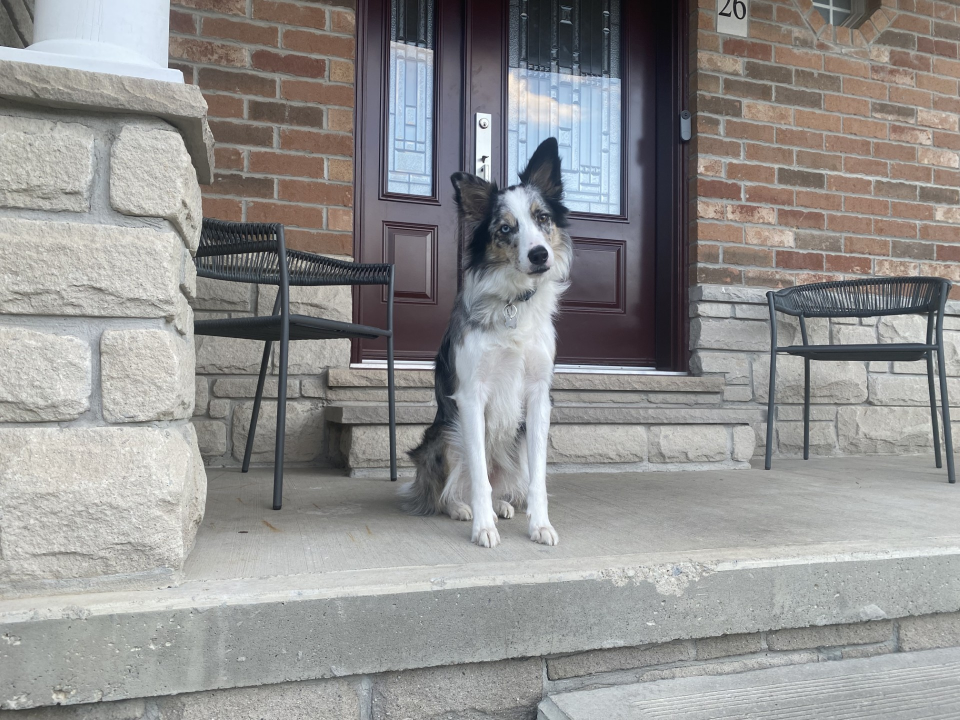
#> input picture images/dog1.jpg, 1920 x 1440 px (shown at 1/2 size)
$ python -i image-stitching.py   (imports and definitions only)
#> lines starting #> are read from the running program, lines starting #| are printed output that depends on the picture
#Import Libraries to be used

import cv2
import numpy as np
import matplotlib.pyplot as plt
import PySimpleGUI as sg

def load_images(image_paths):
    images = [cv2.imread(path) for path in image_paths]
    for i, img in enumerate(images):
        plt.figure()
        plt.title(f"Image {i+1}")
        plt.imshow(cv2.cvtColor(img, cv2.COLOR_BGR2RGB))
    plt.show()
    return images

def detect_and_match_features(img1, img2, use_sift=True):
    if use_sift:
        # Initialize SIFT detector
        sift = cv2.SIFT_create()
        kp1, des1 = sift.detectAndCompute(img1, None)
        kp2, des2 = sift.detectAndCompute(img2, None)
    else:
        # Initialize ORB detector
        orb = cv2.ORB_create()
        kp1, des1 = orb.detectAndCompute(img1, None)
        kp2, des2 = orb.detectAndCompute(img2, None)

    # Use FLANN or Brute Force Matcher
    bf = cv2.BFMatcher(cv2.NORM_L2, crossCheck=True) if use_sift else cv2.BFMatcher(cv2.NORM_HAMMING, crossCheck=True)
    matches = bf.match(des1, des2)
    matches = sorted(matches, key=lambda x: x.distance)

    matched_img = cv2.drawMatches(img1, kp1, img2, kp2, matches[:50], None, flags=cv2.DrawMatchesFlags_NOT_DRAW_SINGLE_POINTS)
    plt.imshow(matched_img)
    plt.title("Feature Matching")
    plt.show()

    return kp1, kp2, matches

def compute_homography_and_warp(kp1, kp2, matches, img1, img2):
    src_pts = np.float32([kp1[m.queryIdx].pt for m in matches]).reshape(-1, 1, 2)
    dst_pts = np.float32([kp2[m.trainIdx].pt for m in matches]).reshape(-1, 1, 2)

    H, mask = cv2.findHomography(src_pts, dst_pts, cv2.RANSAC, 5.0)
    height, width, channels = img2.shape
    warped_img = cv2.warpPerspective(img1, H, (width, height))

    plt.imshow(cv2.cvtColor(warped_img, cv2.COLOR_BGR2RGB))
    plt.title("Warped Image")
    plt.show()

    return warped_img

def blend_images(img1, img2):
    blended_img = cv2.addWeighted(img1, 0.5, img2, 0.5, 0)
    plt.imshow(cv2.cvtColor(blended_img, cv2.COLOR_BGR2RGB))
    plt.title("Blended Image")
    plt.show()
    return blended_img

def stitch_images(images):
    base_img = images[0]
    for i in range(1, len(images)):
        kp1, kp2, matches = detect_and_match_features(base_img, images[i])
        warped_img = compute_homography_and_warp(kp1, kp2, matches, base_img, images[i])
        base_img = blend_images(warped_img, images[i])
    return base_img


def panoramic_gui():
    layout = [
        [sg.Text("Select Images for Panorama")],
        [sg.Input(key="FILES", enable_events=True, visible=False), sg.FilesBrowse("Browse", file_types=(("Image Files", "*.jpg;*.png"),))],
        [sg.Button("Stitch Images"), sg.Exit()]
    ]

    window = sg.Window("Panoramic Stitching Tool", layout)

    while True:
        event, values = window.read()
        if event in (sg.WINDOW_CLOSED, "Exit"):
            break
        if event == "Stitch Images":
            image_paths = values["FILES"].split(";")
            images = load_images(image_paths)
            stitched_image = stitch_images(images)
            plt.imshow(cv2.cvtColor(stitched_image, cv2.COLOR_BGR2RGB))
            plt.title("Panoramic Image")
            plt.show()

    window.close()

>>> import cv2
>>> picture = cv2.imread('images/dog1.jpg', cv2.IMREAD_GRAYSCALE)
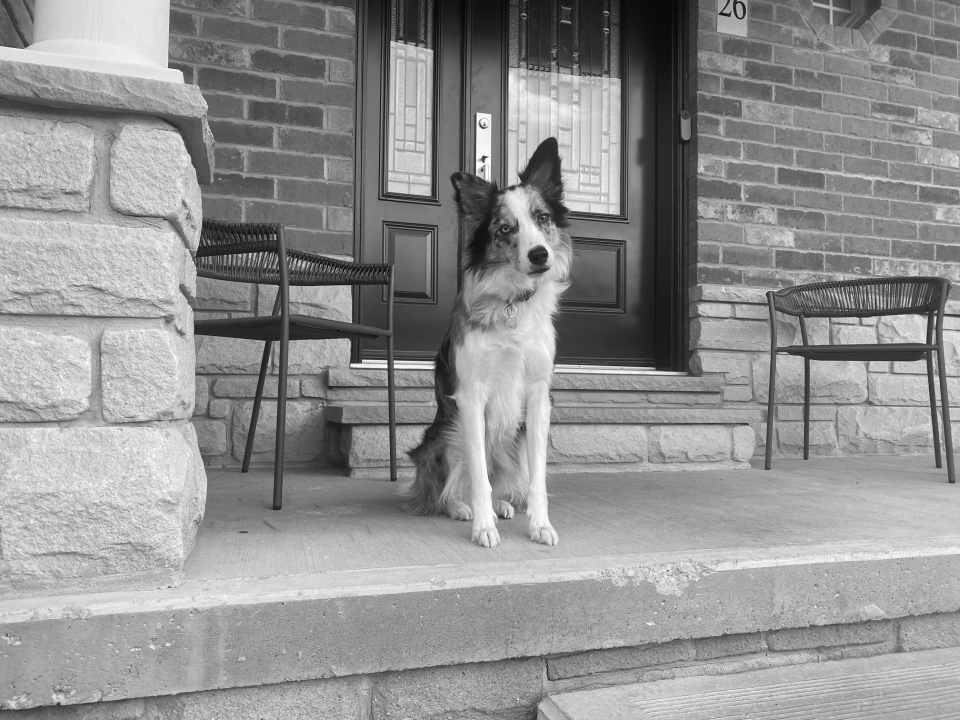
#> picture: shape (1440, 1920) (shown at 1/2 size); min 2, max 255, mean 145.3
>>> result = stitch_images(picture)
#> in stitch_images, `base_img = images[0]`: base_img = 1920 values, max 232 at index 256, min 7 at index 925, mean 89.2
#> the loop in stitch_images, `for i in range(1, len(images)):` made 1 pass
#> pass 1, in detect_and_match_features, `plt.show()`:
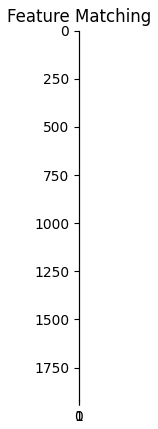
#> figure drawn by matplotlib, 1 panel
#> (the run stopped early here; a loop or call above may not have finished)

$ run again, on images/dog2.jpg
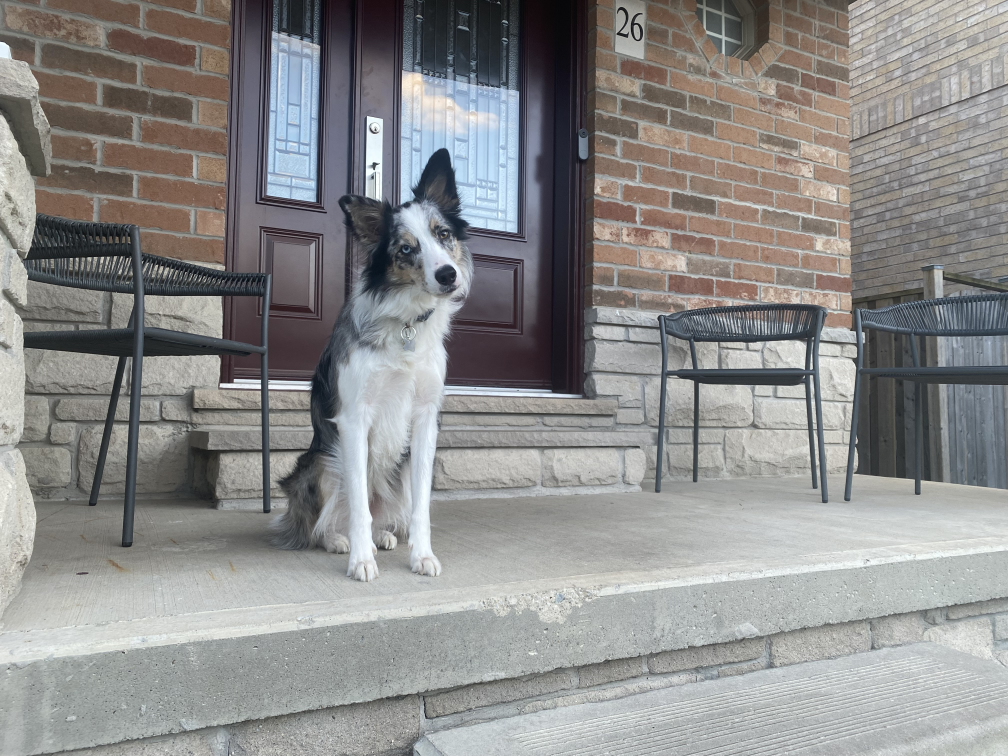
#> input picture images/dog2.jpg, 4032 x 3024 px (shown at 1/4 size)
#> `picture = cv2.imread('images/dog1.jpg', cv2.IMREAD_GRAYSCALE)`:
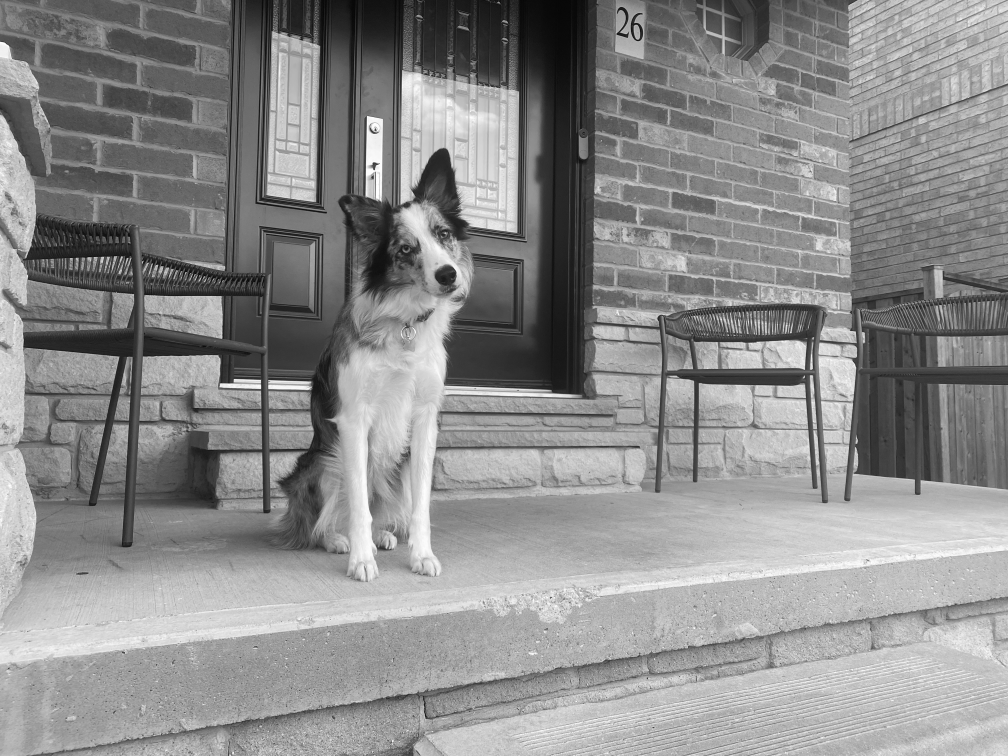
#> picture: shape (3024, 4032) (shown at 1/4 size); min 0, max 255, mean 140.4
#> base_img = 4032 values, max 222 at index 3474, min 4 at index 1959, mean 79.06
#> the loop in stitch_images, `for i in range(1, len(images)):` made 1 pass
#> pass 1, in detect_and_match_features, `plt.show()`:
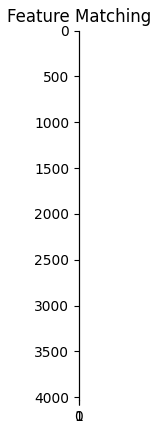
#> figure drawn by matplotlib, 1 panel

$ run again, on images/ex1.jpg
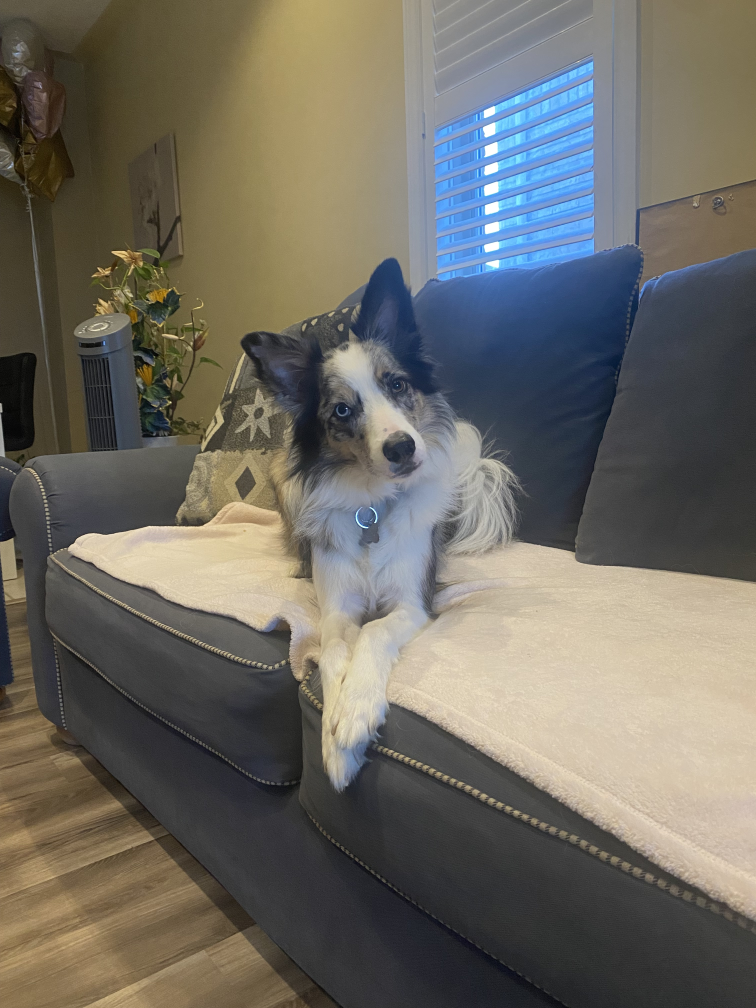
#> input picture images/ex1.jpg, 3024 x 4032 px (shown at 1/4 size)
#> `picture = cv2.imread('images/dog1.jpg', cv2.IMREAD_GRAYSCALE)`:
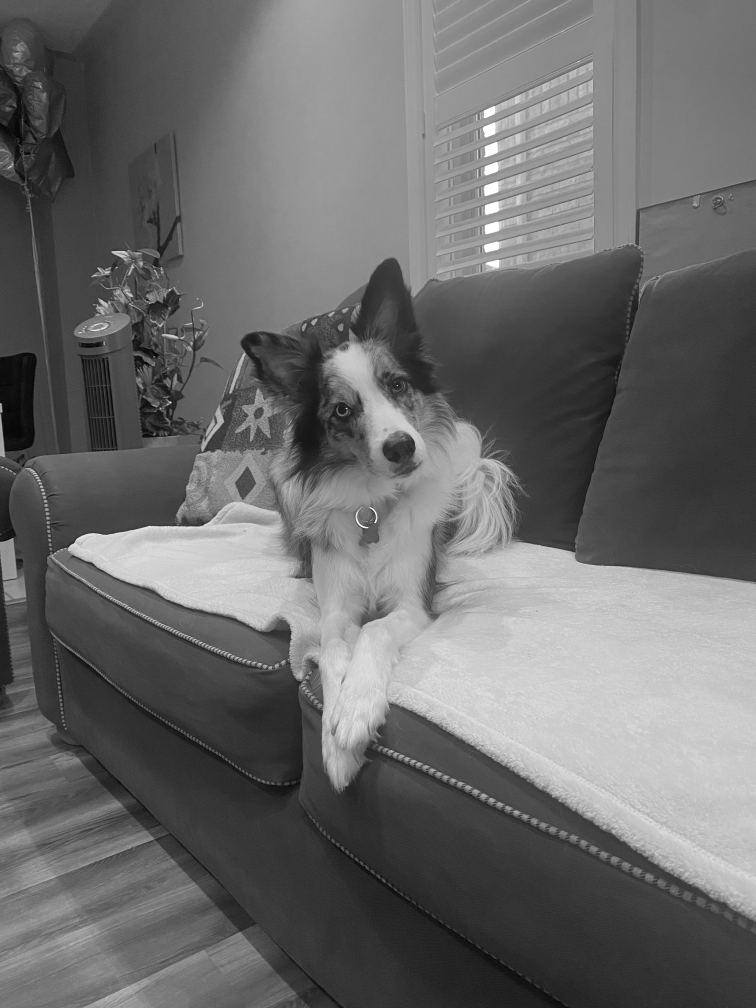
#> picture: shape (4032, 3024) (shown at 1/4 size); min 0, max 255, mean 106.8
#> base_img = 3024 values, max 181 at index 2119, min 67 at index 465, mean 119.9
#> the loop in stitch_images, `for i in range(1, len(images)):` made 1 pass
#> pass 1, in detect_and_match_features, `plt.show()`:
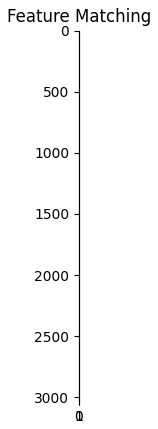
#> figure drawn by matplotlib, 1 panel

$ run again, on images/ex2-img1.jpg
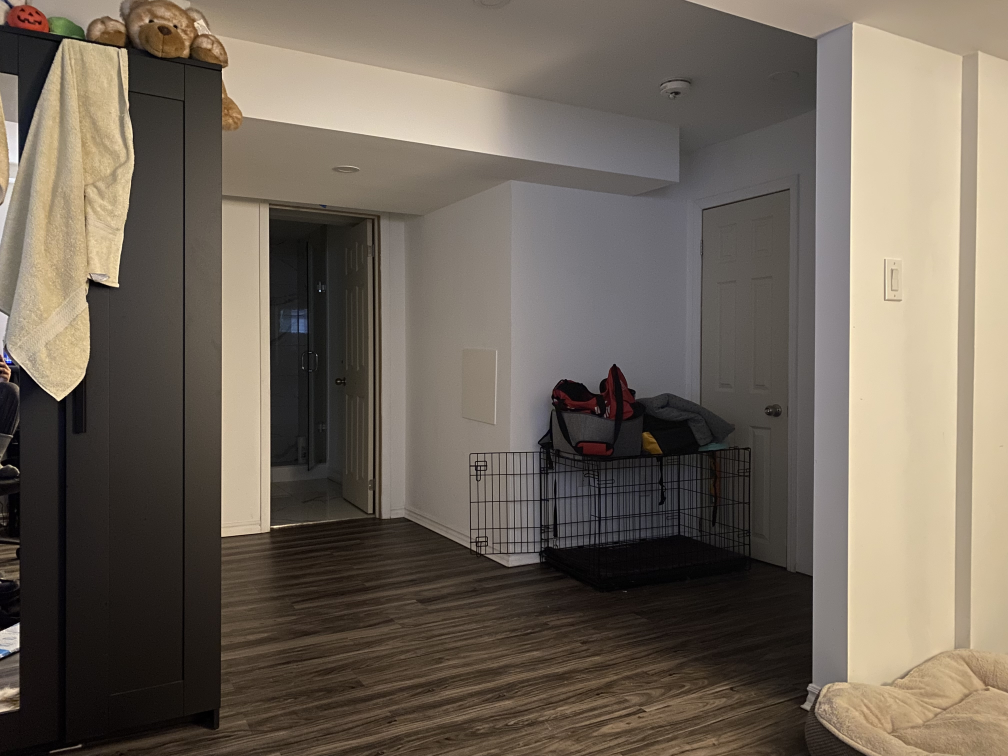
#> input picture images/ex2-img1.jpg, 4032 x 3024 px (shown at 1/4 size)
#> `picture = cv2.imread('images/dog1.jpg', cv2.IMREAD_GRAYSCALE)`:
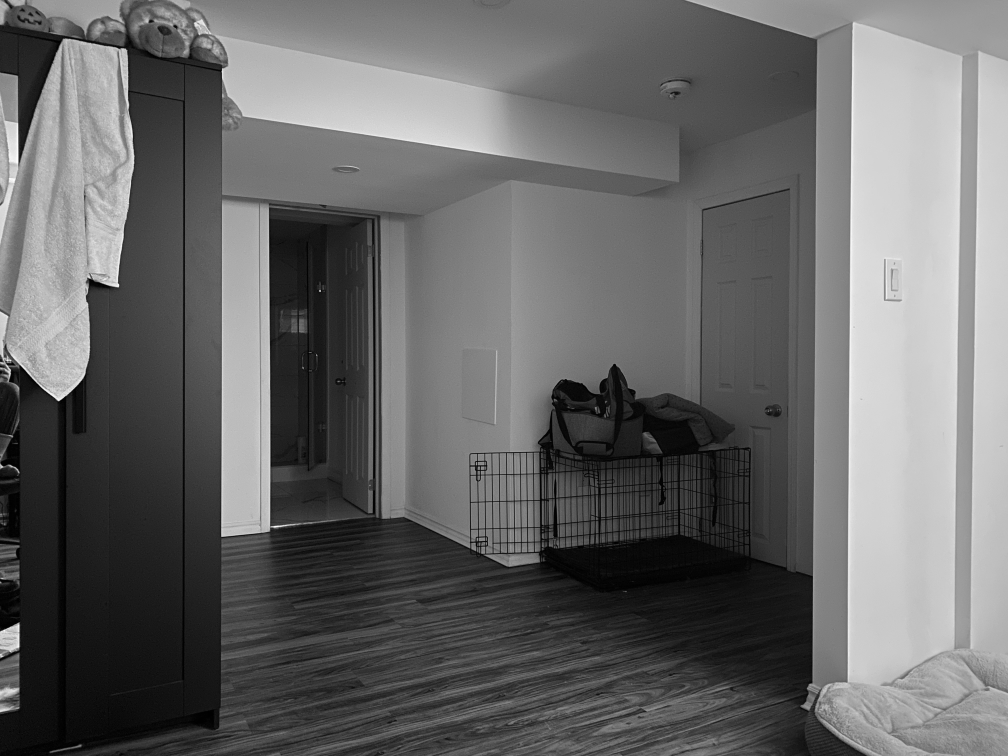
#> picture: shape (3024, 4032) (shown at 1/4 size); min 0, max 255, mean 104
#> base_img = 4032 values, max 192 at index 49, min 42 at index 19, mean 131.1
#> the loop in stitch_images, `for i in range(1, len(images)):` made 1 pass
#> pass 1, in detect_and_match_features, `plt.show()`:
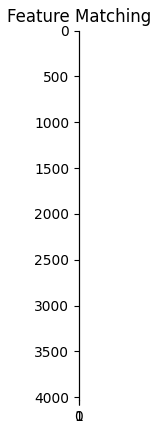
#> figure drawn by matplotlib, 1 panel
